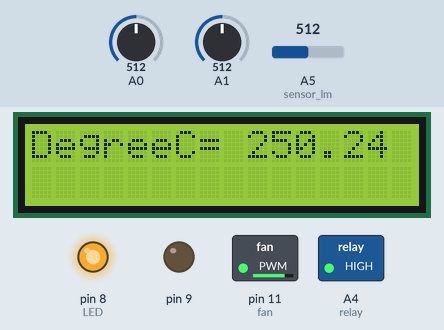
The sketch below on a simulated Arduino Uno, built with avr-gcc and run on an emulated ATmega328P. Shown: 16×2 character LCD, switched loads named in the sketch (green lamp = pin HIGH), output pins drawn as LEDs (lit = HIGH). The inputs (shaded band) are chosen by the test bench; at power-on: A5 (sensor_lm) = 512, A0 = 512, A1 = 512. What the sketch prints to the serial monitor is not drawn.

Above: at 3.1 s.
3.2 s: A5 (sensor_lm) set to 75
At 7.2 s:
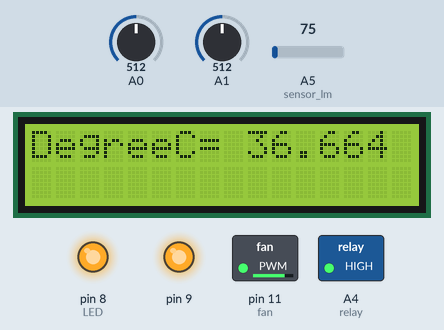
10.9 s: A5 (sensor_lm) set to 62
At 15.9 s:
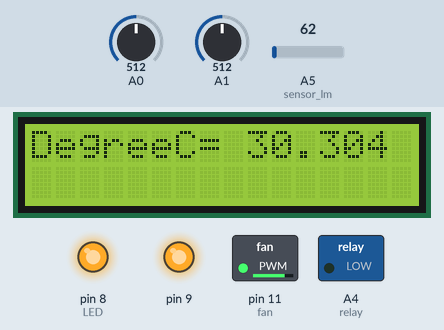
18.6 s: A5 (sensor_lm) set to 24
At 24.4 s:
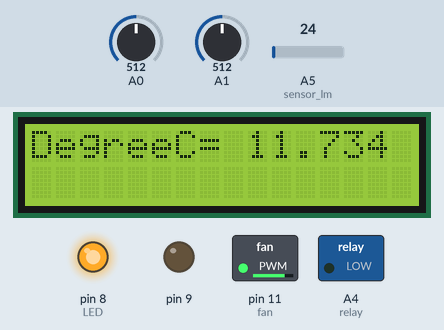
Timing chart, 0 to 32.1 s (numbered marks = the images above; inputs shaded):
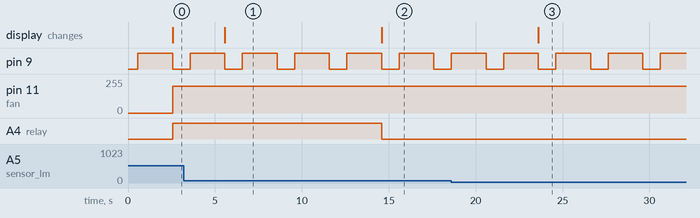

Measured:
- the behaviour switches between 70 and 69 on A5 (sensor_lm) (found by bisection; images 1 and 2)
- after the input at 3.2 s, the display: changes after 2.4 s (image 1)
- after the input at 10.9 s, A4 (relay): HIGH → LOW after 3.7 s; the display: changes after 3.7 s (image 2)
- after the input at 18.6 s, the display: changes after 5.0 s (image 3)
- by itself, pin 9: alternates HIGH for 2.0 s and LOW for 1.0 s

The sketch:

lcdFanBuzzer.ino
```cpp
#include<LiquidCrystal.h>
LiquidCrystal lcd(13, 12, 5, 4, 3, 2);
#define relay A4
#define LED 8

int analogSensorValue135;
int analogSensorValue4;
const int buzzer = 9;
const int fan = 11;

const int sensor_lm=A5; // Assigning analog pin A1 to variable 'sensor'
float tempc;  //variable to store temperature in degree Celsius
float tempf;  //variable to store temperature in Fahrenheit
float vout;  //temporary variable to hold sensor

void setup()
{
pinMode(sensor_lm,INPUT); // Configuring pin A1 as input
Serial.begin(9600);
lcd.begin(16,2);
delay(500);
pinMode(relay, OUTPUT);
pinMode(LED, OUTPUT);
digitalWrite(LED,HIGH);

pinMode(A0,INPUT);
  pinMode(A1,INPUT);
  pinMode(9,OUTPUT);
  pinMode(11,OUTPUT);


}
void loop()
{
vout=analogRead(sensor_lm);
vout=(vout*500)/1023;
tempc=vout; // Storing value in Degree Celsius
tempf=(vout*1.8)+32; // Converting to Fahrenheit
Serial.print("in DegreeC=");
Serial.print("\t");
Serial.print(tempc);
Serial.println("***************************************");

Serial.println(analogSensorValue135, DEC);
  Serial.println(analogSensorValue4, DEC);
  takeAnalogReading();
  airAnalogSensorCheck();
Serial.println("***************************************");


lcd.setCursor(0,0);
lcd.print("DegreeC= ");
lcd.print(tempc);
if(tempc>34.02){
    digitalWrite(relay, HIGH);
}
else{
   digitalWrite(relay, LOW);

  }
delay(1000); //Delay of 1 second for ease of viewing
}


void takeAnalogReading()
{
  analogSensorValue135 = analogRead(0);
  analogSensorValue4 = analogRead(1);
}
void airAnalogSensorCheck()
{
  if(analogSensorValue135 >=100 || analogSensorValue4 >=200)
  {
      soundAlarm();
      analogWrite(fan, 200);
  }
  else
      {
          delay(1000);
          analogWrite(fan,0);
    }

}
void soundAlarm()
{
  digitalWrite(9, HIGH);
  delay(2000);
  digitalWrite(9,LOW);
}
```
